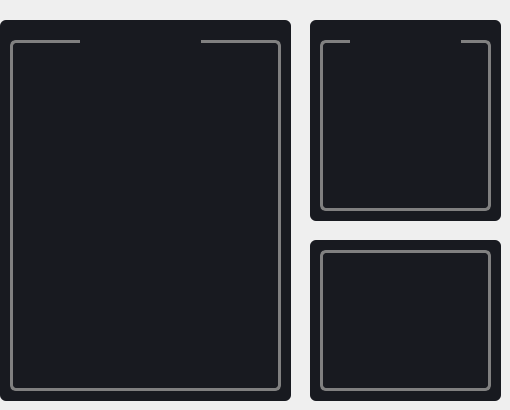
      <widget class="QWidget" name="page">
       <widget class="QFrame" name="frame_10">
        <property name="geometry">
         <rect>
          <x>310</x>
          <y>20</y>
          <width>191</width>
          <height>201</height>
         </rect>
        </property>
        <property name="font">
         <font>
          <pointsize>10</pointsize>
         </font>
        </property>
        <property name="styleSheet">
         <string notr="true">#frame_10{
background-color: #181a20;
border-radius: 6px;
}</string>
        </property>
        <property name="frameShape">
         <enum>QFrame::StyledPanel</enum>
        </property>
        <property name="frameShadow">
         <enum>QFrame::Raised</enum>
        </property>
        <widget class="QFrame" name="frame_5">
         <property name="geometry">
          <rect>
           <x>10</x>
           <y>20</y>
           <width>171</width>
           <height>171</height>
          </rect>
         </property>
         <property name="styleSheet">
          <string notr="true">#frame_5{
border: 3px solid gray;
border-radius: 6px;
}</string>
         </property>
         <property name="frameShape">
          <enum>QFrame::StyledPanel</enum>
         </property>
         <property name="frameShadow">
          <enum>QFrame::Raised</enum>
         </property>
         <widget class="QWidget" name="verticalLayoutWidget_2">
          <property name="geometry">
           <rect>
            <x>10</x>
            <y>0</y>
            <width>161</width>
            <height>161</height>
           </rect>
          </property>
          <layout class="QVBoxLayout" name="verticalLayout">
           <item>
            <spacer name="verticalSpacer">
             <property name="orientation">
              <enum>Qt::Vertical</enum>
             </property>
             <property name="sizeType">
              <enum>QSizePolicy::Preferred</enum>
             </property>
             <property name="sizeHint" stdset="0">
              <size>
               <width>20</width>
               <height>10</height>
              </size>
             </property>
            </spacer>
           </item>
           <item>
            <layout class="QHBoxLayout" name="horizontalLayout_11">
             <item>
              <widget class="QLabel" name="label_35">
               <property name="minimumSize">
                <size>
                 <width>32</width>
                 <height>32</height>
                </size>
               </property>
               <property name="maximumSize">
                <size>
                 <width>32</width>
                 <height>32</height>
                </size>
               </property>
               <property name="text">
                <string/>
               </property>
              </widget>
             </item>
             <item>
              <widget class="QLabel" name="label_34">
               <property name="text">
                <string/>
               </property>
              </widget>
             </item>
            </layout>
           </item>
           <item>
            <layout class="QHBoxLayout" name="horizontalLayout_10">
             <item>
              <widget class="QLabel" name="label_33">
               <property name="minimumSize">
                <size>
                 <width>32</width>
                 <height>32</height>
                </size>
               </property>
               <property name="maximumSize">
                <size>
                 <width>32</width>
                 <height>32</height>
                </size>
               </property>
               <property name="text">
                <string/>
               </property>
              </widget>
             </item>
             <item>
              <widget class="QLabel" name="label_32">
               <property name="text">
                <string/>
               </property>
              </widget>
             </item>
            </layout>
           </item>
          </layout>
         </widget>
        </widget>
        <widget class="QWidget" name="verticalLayoutWidget_3">
         <property name="geometry">
          <rect>
           <x>40</x>
           <y>0</y>
           <width>111</width>
           <height>41</height>
          </rect>
         </property>
         <layout class="QVBoxLayout" name="verticalLayout_4">
          <item>
           <widget class="QWidget" name="widget_3" native="true">
            <property name="styleSheet">
             <string notr="true">border-radius:6px;
background-color: #181a20;</string>
            </property>
            <widget class="QWidget" name="layoutWidget">
             <property name="geometry">
              <rect>
               <x>0</x>
               <y>0</y>
               <width>111</width>
               <height>41</height>
              </rect>
             </property>
             <layout class="QHBoxLayout" name="horizontalLayout">
              <item>
               <widget class="QLabel" name="label_25">
                <property name="minimumSize">
                 <size>
                  <width>32</width>
                  <height>32</height>
                 </size>
                </property>
                <property name="maximumSize">
                 <size>
                  <width>32</width>
                  <height>32</height>
                 </size>
                </property>
                <property name="styleSheet">
                 <string notr="true">background-color: #181a20;</string>
                </property>
                <property name="text">
                 <string/>
                </property>
               </widget>
              </item>
              <item>
               <widget class="QLabel" name="label_24">
                <property name="font">
                 <font>
                  <bold>true</bold>
                 </font>
                </property>
                <property name="styleSheet">
                 <string notr="true">background-color: #181a20;</string>
                </property>
                <property name="text">
                 <string/>
                </property>
                <property name="alignment">
                 <set>Qt::AlignCenter</set>
                </property>
               </widget>
              </item>
             </layout>
            </widget>
           </widget>
          </item>
         </layout>
        </widget>
       </widget>
       <widget class="QFrame" name="frame_9">
        <property name="geometry">
         <rect>
          <x>310</x>
          <y>240</y>
          <width>191</width>
          <height>161</height>
         </rect>
        </property>
        <property name="font">
         <font>
          <pointsize>10</pointsize>
         </font>
        </property>
        <property name="styleSheet">
         <string notr="true">border-radius:6px;
background-color: #181a20;</string>
        </property>
        <property name="frameShape">
         <enum>QFrame::StyledPanel</enum>
        </property>
        <property name="frameShadow">
         <enum>QFrame::Raised</enum>
        </property>
        <widget class="QFrame" name="frame_6">
         <property name="geometry">
          <rect>
           <x>10</x>
           <y>10</y>
           <width>171</width>
           <height>141</height>
          </rect>
         </property>
         <property name="styleSheet">
          <string notr="true">#frame_6{
border: 3px solid gray;
border-radius: 6px;
}</string>
         </property>
         <property name="frameShape">
          <enum>QFrame::StyledPanel</enum>
         </property>
         <property name="frameShadow">
          <enum>QFrame::Raised</enum>
         </property>
         <widget class="QWidget" name="layoutWidget">
          <property name="geometry">
           <rect>
            <x>20</x>
            <y>10</y>
            <width>141</width>
            <height>121</height>
           </rect>
          </property>
          <layout class="QVBoxLayout" name="verticalLayout_2">
           <item>
            <layout class="QHBoxLayout" name="horizontalLayout_9">
             <item>
              <widget class="QLabel" name="label_31">
               <property name="minimumSize">
                <size>
                 <width>32</width>
                 <height>32</height>
                </size>
               </property>
               <property name="maximumSize">
                <size>
                 <width>32</width>
                 <height>32</height>
                </size>
               </property>
               <property name="text">
                <string/>
               </property>
              </widget>
             </item>
             <item>
              <widget class="QLabel" name="label_30">
               <property name="text">
                <string/>
               </property>
              </widget>
             </item>
            </layout>
           </item>
           <item>
            <layout class="QHBoxLayout" name="horizontalLayout_7">
             <item>
              <widget class="QLabel" name="label_29">
               <property name="minimumSize">
                <size>
                 <width>32</width>
                 <height>32</height>
                </size>
               </property>
               <property name="maximumSize">
                <size>
                 <width>32</width>
                 <height>32</height>
                </size>
               </property>
               <property name="text">
                <string/>
               </property>
              </widget>
             </item>
             <item>
              <widget class="QLabel" name="label_28">
               <property name="text">
                <string/>
               </property>
              </widget>
             </item>
            </layout>
           </item>
           <item>
            <layout class="QHBoxLayout" name="horizontalLayout_8">
             <item>
              <widget class="QLabel" name="label_27">
               <property name="minimumSize">
                <size>
                 <width>32</width>
                 <height>32</height>
                </size>
               </property>
               <property name="maximumSize">
                <size>
                 <width>32</width>
                 <height>32</height>
                </size>
               </property>
               <property name="text">
                <string/>
               </property>
              </widget>
             </item>
             <item>
              <widget class="QLabel" name="label_26">
               <property name="text">
                <string/>
               </property>
              </widget>
             </item>
            </layout>
           </item>
          </layout>
         </widget>
        </widget>
       </widget>
       <widget class="QFrame" name="frame_2">
        <property name="geometry">
         <rect>
          <x>0</x>
          <y>20</y>
          <width>291</width>
          <height>381</height>
         </rect>
        </property>
        <property name="font">
         <font>
          <pointsize>10</pointsize>
         </font>
        </property>
        <property name="styleSheet">
         <string notr="true">#frame_2{
border-radius:6px;
background-color: #181a20;
}</string>
        </property>
        <property name="frameShape">
         <enum>QFrame::StyledPanel</enum>
        </property>
        <property name="frameShadow">
         <enum>QFrame::Raised</enum>
        </property>
        <widget class="QFrame" name="frame_7">
         <property name="geometry">
          <rect>
           <x>10</x>
           <y>20</y>
           <width>271</width>
           <height>351</height>
          </rect>
         </property>
         <property name="styleSheet">
          <string notr="true">#frame_7{
border: 3px solid gray;
border-radius: 6px;
}</string>
         </property>
         <property name="frameShape">
          <enum>QFrame::StyledPanel</enum>
         </property>
         <property name="frameShadow">
          <enum>QFrame::Raised</enum>
         </property>
         <widget class="QWidget" name="verticalLayoutWidget">
          <property name="geometry">
           <rect>
            <x>10</x>
            <y>0</y>
            <width>251</width>
            <height>341</height>
           </rect>
          </property>
          <layout class="QVBoxLayout" name="verticalLayout_3">
           <item>
            <spacer name="verticalSpacer_3">
             <property name="orientation">
              <enum>Qt::Vertical</enum>
             </property>
             <property name="sizeType">
              <enum>QSizePolicy::Preferred</enum>
             </property>
             <property name="sizeHint" stdset="0">
              <size>
               <width>20</width>
               <height>20</height>
              </size>
             </property>
            </spacer>
           </item>
           <item>
            <layout class="QHBoxLayout" name="horizontalLayout_16">
             <item>
              <widget class="QLabel" name="label_18">
               <property name="minimumSize">
                <size>
                 <width>128</width>
                 <height>128</height>
                </size>
               </property>
               <property name="maximumSize">
                <size>
                 <width>128</width>
                 <height>128</height>
                </size>
               </property>
               <property name="text">
                <string/>
               </property>
              </widget>
             </item>
             <item alignment="Qt::AlignLeft">
              <widget class="QLabel" name="label_17">
               <property name="font">
                <font>
                 <bold>true</bold>
                </font>
               </property>
               <property name="text">
                <string/>
               </property>
              </widget>
             </item>
            </layout>
           </item>
           <item>
            <layout class="QHBoxLayout" name="horizontalLayout_15">
             <item alignment="Qt::AlignHCenter">
              <widget class="QLabel" name="label_20">
               <property name="minimumSize">
                <size>
                 <width>32</width>
                 <height>32</height>
                </size>
               </property>
               <property name="maximumSize">
                <size>
                 <width>32</width>
                 <height>32</height>
                </size>
               </property>
               <property name="text">
                <string/>
               </property>
              </widget>
             </item>
             <item>
              <widget class="QLabel" name="label_19">
               <property name="maximumSize">
                <size>
                 <width>209</width>
                 <height>16777215</height>
                </size>
               </property>
               <property name="styleSheet">
                <string notr="true">text-align: left;</string>
               </property>
               <property name="text">
                <string/>
               </property>
              </widget>
             </item>
            </layout>
           </item>
           <item>
            <layout class="QHBoxLayout" name="horizontalLayout_14">
             <item alignment="Qt::AlignHCenter">
              <widget class="QLabel" name="label_15">
               <property name="minimumSize">
                <size>
                 <width>32</width>
                 <height>32</height>
                </size>
               </property>
               <property name="maximumSize">
                <size>
                 <width>32</width>
                 <height>32</height>
                </size>
               </property>
               <property name="text">
                <string/>
               </property>
              </widget>
             </item>
             <item alignment="Qt::AlignLeft">
              <widget class="QLabel" name="label_14">
               <property name="text">
                <string/>
               </property>
              </widget>
             </item>
            </layout>
           </item>
           <item>
            <layout class="QHBoxLayout" name="horizontalLayout_13">
             <item alignment="Qt::AlignHCenter|Qt::AlignVCenter">
              <widget class="QLabel" name="label_22">
               <property name="minimumSize">
                <size>
                 <width>32</width>
                 <height>32</height>
                </size>
               </property>
               <property name="maximumSize">
                <size>
                 <width>32</width>
                 <height>32</height>
                </size>
               </property>
               <property name="styleSheet">
                <string notr="true"/>
               </property>
               <property name="text">
                <string/>
               </property>
               <property name="alignment">
                <set>Qt::AlignLeading|Qt::AlignLeft|Qt::AlignVCenter</set>
               </property>
              </widget>
             </item>
             <item alignment="Qt::AlignLeft">
              <widget class="QLabel" name="label_23">
               <property name="text">
                <string/>
               </property>
              </widget>
             </item>
            </layout>
           </item>
          </layout>
         </widget>
        </widget>
        <widget class="QWidget" name="verticalLayoutWidget_4">
         <property name="geometry">
          <rect>
           <x>80</x>
           <y>0</y>
           <width>121</width>
           <height>41</height>
          </rect>
         </property>
         <layout class="QVBoxLayout" name="verticalLayout_5">
          <item>
           <widget class="QWidget" name="widget_4" native="true">
            <property name="styleSheet">
             <string notr="true">border-radius:6px;
background-color: #181a20;</string>
            </property>
            <widget class="QWidget" name="layoutWidget">
             <property name="geometry">
              <rect>
               <x>0</x>
               <y>0</y>
               <width>121</width>
               <height>41</height>
              </rect>
             </property>
             <layout class="QHBoxLayout" name="horizontalLayout_17">
              <item alignment="Qt::AlignHCenter">
               <widget class="QLabel" name="label_21">
                <property name="minimumSize">
                 <size>
                  <width>32</width>
                  <height>32</height>
                 </size>
                </property>
                <property name="maximumSize">
                 <size>
                  <width>32</width>
                  <height>32</height>
                 </size>
                </property>
                <property name="text">
                 <string/>
                </property>
               </widget>
              </item>
              <item alignment="Qt::AlignLeft">
               <widget class="QLabel" name="label_16">
                <property name="font">
                 <font>
                  <bold>true</bold>
                 </font>
                </property>
                <property name="text">
                 <string/>
                </property>
                <property name="textFormat">
                 <enum>Qt::AutoText</enum>
                </property>
                <property name="alignment">
                 <set>Qt::AlignLeading|Qt::AlignLeft|Qt::AlignVCenter</set>
                </property>
               </widget>
              </item>
             </layout>
            </widget>
           </widget>
          </item>
         </layout>
        </widget>
       </widget>
      </widget>
